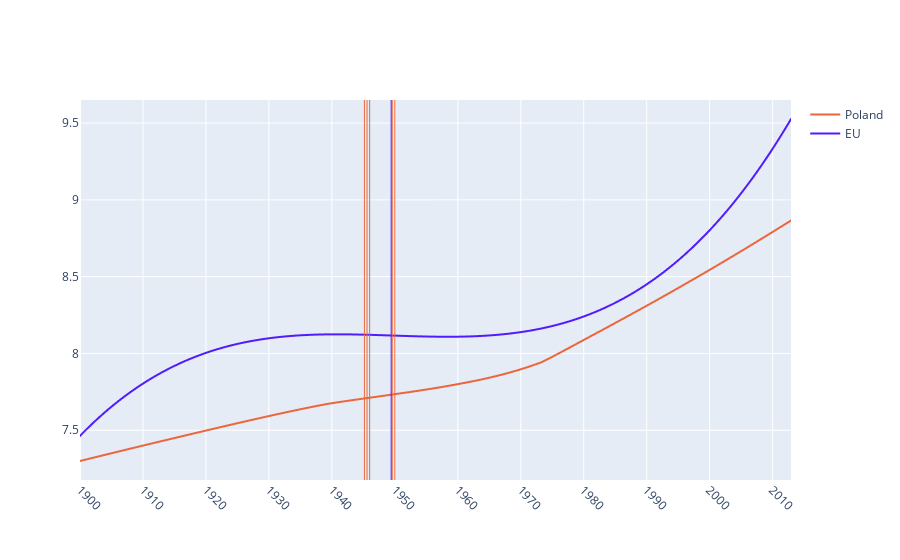

This figure's notebook cell:
### Code cell
fig = go.Figure()

country.plot(fig, smoothed=True, level=.7, inflection=True)
continent.plot(fig, smoothed=True, order=3, inflection=True)

fig

### Figure 1 — Plotly figure (JSON) as saved in the notebook; plotly's stock layout.template omitted (floating-point values rounded to 4 significant figures; data arrays with more than 128 entries replaced by an {"elided": "..."} marker saying what was removed)
{"data": [{"hovertemplate": "x=%{x}<br>AverageTemperature=%{y}<extra></extra>", "legendgroup": "", "line": {"color": "#EB663B", "dash": "solid"}, "mode": "lines", "name": "Poland", "showlegend": true, "type": "scattergl", "x": {"elided": "1356 int values"}, "xaxis": "x", "y": {"elided": "1356 float values"}, "yaxis": "y"}, {"hovertemplate": "x=%{x}<br>AverageTemperature=%{y}<extra></extra>", "legendgroup": "", "line": {"color": "#511CFB", "dash": "solid"}, "mode": "lines", "name": "EU", "showlegend": true, "type": "scattergl", "x": {"elided": "1356 int values"}, "xaxis": "x", "y": {"elided": "1356 float values"}, "yaxis": "y"}], "layout": {"shapes": [{"line": {"color": "#EB663B", "width": 1}, "type": "line", "x0": 542, "x1": 542, "xref": "x", "y0": 0, "y1": 1, "yref": "y domain"}, {"line": {"color": "#EB663B", "width": 1}, "type": "line", "x0": 547, "x1": 547, "xref": "x", "y0": 0, "y1": 1, "yref": "y domain"}, {"line": {"color": "#EB663B", "width": 1}, "type": "line", "x0": 552, "x1": 552, "xref": "x", "y0": 0, "y1": 1, "yref": "y domain"}, {"line": {"color": "#EB663B", "width": 1}, "type": "line", "x0": 595, "x1": 595, "xref": "x", "y0": 0, "y1": 1, "yref": "y domain"}, {"line": {"color": "#EB663B", "width": 1}, "type": "line", "x0": 600, "x1": 600, "xref": "x", "y0": 0, "y1": 1, "yref": "y domain"}, {"line": {"color": "#511CFB", "width": 1}, "type": "line", "x0": 593, "x1": 593, "xref": "x", "y0": 0, "y1": 1, "yref": "y domain"}], "xaxis": {"tickangle": 45, "tickmode": "array", "ticktext": [1900, 1910, 1920, 1930, 1940, 1950, 1960, 1970, 1980, 1990, 2000, 2010], "tickvals": [0, 120, 240, 360, 480, 600, 720, 840, 960, 1080, 1200, 1320]}}}
